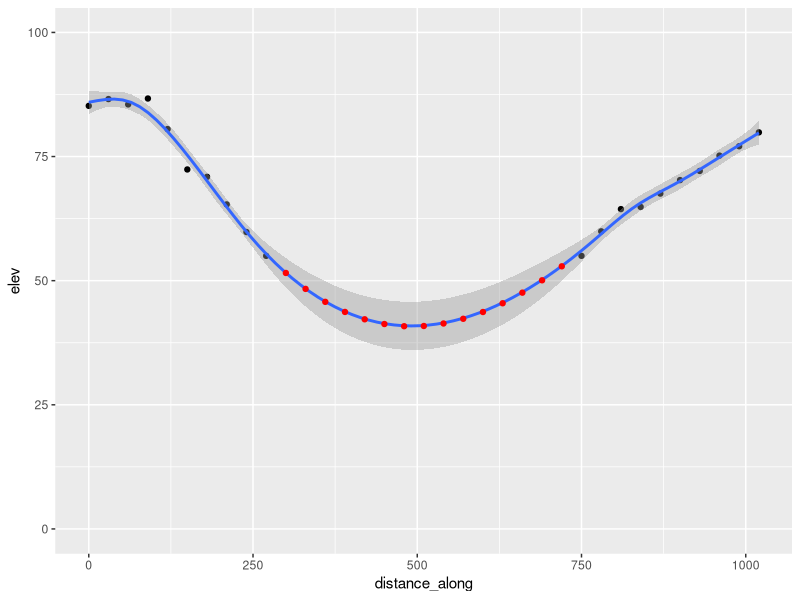

R code for this plot:
library(mgcv)
library(ggplot2)
library(dplyr)

# Fake Data
distance_along <- seq(0,1020, by = 30)
elev1 <- c(c(85,85, 85, seq(85,60, by = -5))*rnorm(9, 1, 0.02),55)
elev2 <- c(55,seq(60, 80, by = 2.5)*rnorm(9, 1, 0.02))
miss <- rep(NA,15) 
mydf <- data.frame(distance_along, elev = c(elev1, miss, elev2))

# Fit model and predict depths in missing space
elev_predict_df <- filter(mydf, is.na(elev))
mygam <- mgcv::gam(elev ~ s(distance_along, bs = "cs"), data = mydf)
predictions <- predict(mygam, newdata = elev_predict_df)
predicted_df <- mutate(elev_predict_df, predictions)

# Plot it
ggplot(mydf, aes(distance_along, elev)) +
  geom_point() +
  scale_y_continuous(limits = c(0,100)) +
  geom_smooth(method = "gam") +
  geom_point(data = predicted_df, aes(x = distance_along, y = predictions), 
             color = "red")
